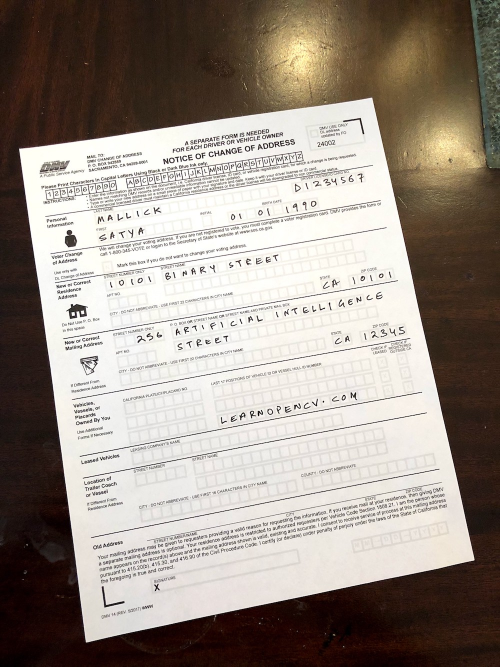
#> input picture Document_Scanner/scanned-form.jpg, 1000 x 1333 px (shown at 1/2 size)
$ python -i scanner.py   (imports and definitions only)
#> lines starting #> are read from the running program, lines starting #| are printed output that depends on the picture; after the words box and inside, x2 and y2 are one past the last pixel; in counts of white or black regions, pixels touching at a corner belong together
import cv2
import numpy as np

def resize_image(image, width = None, height = None, inter = cv2.INTER_AREA):
    dim = None
    (h, w) = image.shape[:2]
    r = 1

    if width is None and height is None:
        return image, r

    if width is None:
        r = height / float(h)
        dim = (int(w * r), height)
    else:
        r = width / float(w)
        dim = (width, int(h * r))

    resized = cv2.resize(image, dim, interpolation = inter)
    return resized, r

class DocumentScanner:
    def __init__(self):
        self.resize_length = 500
        self.blur_kernel = (9, 9)
        self.thresh_blocksize = 71
        self.thresh_c = 0
        self.approx_percent = 0.02
        self.letter_size_ratio = 1.294

    def scan(self, image):
        resized = image.copy()
        ratio = 1
        # resize image if necessary
        self.height, self.width, _ = image.shape
        if (self.height > 720):
            resized, ratio = resize_image(image, height = self.resize_length)
        elif (self.width > 720):
            resized, ratio = resize_image(image, width = self.resize_length)

        # convert to grayscale
        gray = cv2.cvtColor(resized, cv2.COLOR_BGR2GRAY)
        # apply gaussian blur
        blur = cv2.GaussianBlur(gray, self.blur_kernel, 0)
        # adaptive threshold
        thresh = cv2.adaptiveThreshold(blur, 255, cv2.ADAPTIVE_THRESH_GAUSSIAN_C,
                               cv2.THRESH_BINARY, self.thresh_blocksize, self.thresh_c)
        # find contours
        contours, hierarchy = cv2.findContours(thresh, cv2.RETR_LIST, cv2.CHAIN_APPROX_SIMPLE)
        # sort contour based on its area
        contours = sorted(contours, key = cv2.contourArea, reverse = True)
        # approximate contour
        for cnt in contours:
            epsilon = self.approx_percent * cv2.arcLength(cnt, True)
            approx = cv2.approxPolyDP(cnt, epsilon, True)
            # we only need the first rectangle shape, which has the largest area
            if (len(approx)==4):
                break;
        # make sure four vertexs are in correct order (counter-clockwise)
        approx = np.squeeze(approx) / ratio
        approx = approx.astype(np.int32)
        approx = approx[np.argsort(approx[:, 0])] # sort on x-axis
        top_left     = approx[0,:] if approx[0,1]<=approx[1,1] else approx[1, :]
        bottom_left  = approx[1,:] if approx[0,1]<=approx[1,1] else approx[0, :]
        bottom_right = approx[2,:] if approx[2,1]>=approx[3,1] else approx[3, :]
        top_right    = approx[3,:] if approx[2,1]>=approx[3,1] else approx[2, :]
        rec = np.array([top_left, bottom_left, bottom_right, top_right])
        return rec

    def transform(self, image, points):
        h, w, c = image.shape
        ref_height, ref_width = int(w*self.letter_size_ratio), w
        ref_points = np.array([[0, 0],[0, ref_height-1],[ref_width-1, ref_height-1], [ref_width-1, 0]])
        h, mask = cv2.findHomography(points, ref_points, cv2.RANSAC)
        out_img = cv2.warpPerspective(image, h, (ref_width, ref_height))
        return out_img

    def threshold(self, image):
        gray = cv2.cvtColor(image, cv2.COLOR_BGR2GRAY)
        sharpen = cv2.GaussianBlur(gray, (0,0), 3)
        sharpen = cv2.addWeighted(gray, 1.5, sharpen, -0.5, 0)
        thresh = cv2.adaptiveThreshold(sharpen,255,cv2.ADAPTIVE_THRESH_GAUSSIAN_C,\
                    cv2.THRESH_BINARY,21,15)
        return thresh

    def drawPolyRegion(self, image, points):
        mask = np.zeros_like(image)
        edited_image = image.copy()
        mask = cv2.fillPoly(mask, [points], [0,255,0])
        edited_image = cv2.addWeighted(edited_image, 0.8, mask, 0.2, 0)
        edited_image = cv2.polylines(edited_image, [points], 1, [0,255,0], 4)

        for pt in points:
            edited_image = cv2.circle(edited_image,tuple(pt), 8, (0,255,0), -1)

        return edited_image

>>> import cv2
>>> picture = cv2.imread('scanned-form.jpg')
#> picture is the input picture: shape (1333, 1000, 3); mean B, G, R 136, 144.9, 154.7
>>> result = DocumentScanner().scan(picture)
#> in resize_image, `resized = cv2.resize(image, dim, interpolation = inter)`:
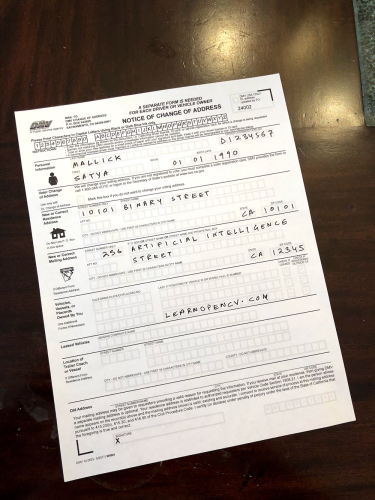
#> resized: shape (500, 375, 3); mean B, G, R 136, 144.9, 154.7
#> in scan, `resized, ratio = resize_image(image, height = self.resize_length)`: ratio = 0.375
#> in scan, `gray = cv2.cvtColor(resized, cv2.COLOR_BGR2GRAY)`:
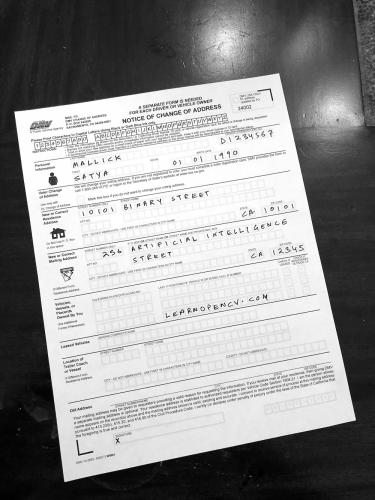
#> gray: shape (500, 375); min 0, max 255, mean 146.8
#> in scan, `blur = cv2.GaussianBlur(gray, self.blur_kernel, 0)`:
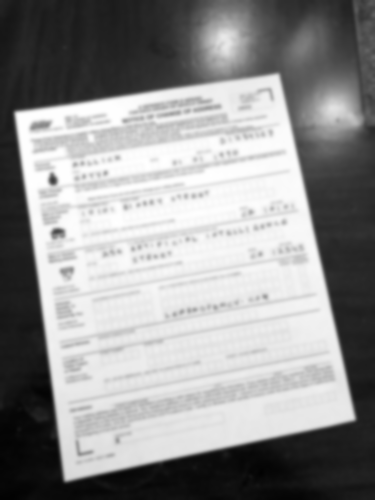
#> blur: shape (500, 375); min 2, max 255, mean 146.8
#> in scan, `thresh = cv2.adaptiveThreshold(blur, 255, cv2.ADAPTIVE_THRESH_GAUSSIAN..`:
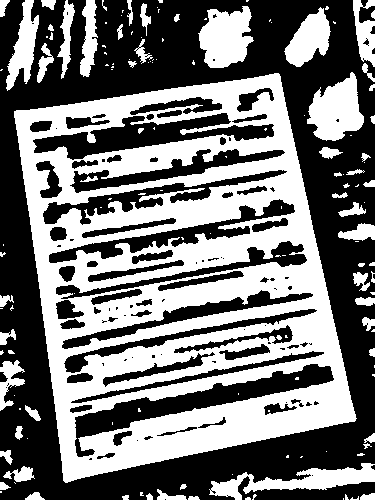
#> thresh: shape (500, 375); 46% white; 143 white regions (82 under 20 px)
#> in scan, `contours, hierarchy = cv2.findContours(thresh, cv2.RETR_LIST, cv2.CHAI..`: contours = 269 contours, 166 with area under 20; largest, box (x1, y1, x2, y2) and area: (14, 73, 357, 483) 102174, (74, 363, 335, 458) 5470, (32, 112, 275, 161) 4825, (48, 198, 296, 264) 3327, (42, 169, 288, 226) 3124
#> the loop in scan, `for cnt in contours:` made 1 pass
#> (epsilon, approx) on pass 1: (27.35, [[278, 73], [14, 111], [65, 482], [355, 420]])
#> in scan, `approx = np.squeeze(approx) / ratio`: approx = [[741.1, 194.6], [37.32, 295.9], [173.3, 1285], [946.4, 1119.7]]
#> in scan, `approx = approx.astype(np.int32)`: approx = [[741, 194], [37, 295], [173, 1285], [946, 1119]]
#> in scan, `approx = approx[np.argsort(approx[:, 0])]`: approx = [[37, 295], [173, 1285], [741, 194], [946, 1119]]
#> in scan, `top_left     = approx[0,:] if approx[0,1]<=approx[1,1] else approx[1, :]`: top_left = [37, 295]
#> in scan, `bottom_left  = approx[1,:] if approx[0,1]<=approx[1,1] else approx[0, :]`: bottom_left = [173, 1285]
#> in scan, `bottom_right = approx[2,:] if approx[2,1]>=approx[3,1] else approx[3, :]`: bottom_right = [946, 1119]
#> in scan, `top_right    = approx[3,:] if approx[2,1]>=approx[3,1] else approx[2, :]`: top_right = [741, 194]
#> in scan, `rec = np.array([top_left, bottom_left, bottom_right, top_right])`: rec = [[37, 295], [173, 1285], [946, 1119], [741, 194]]
#> result = [[37, 295], [173, 1285], [946, 1119], [741, 194]]
